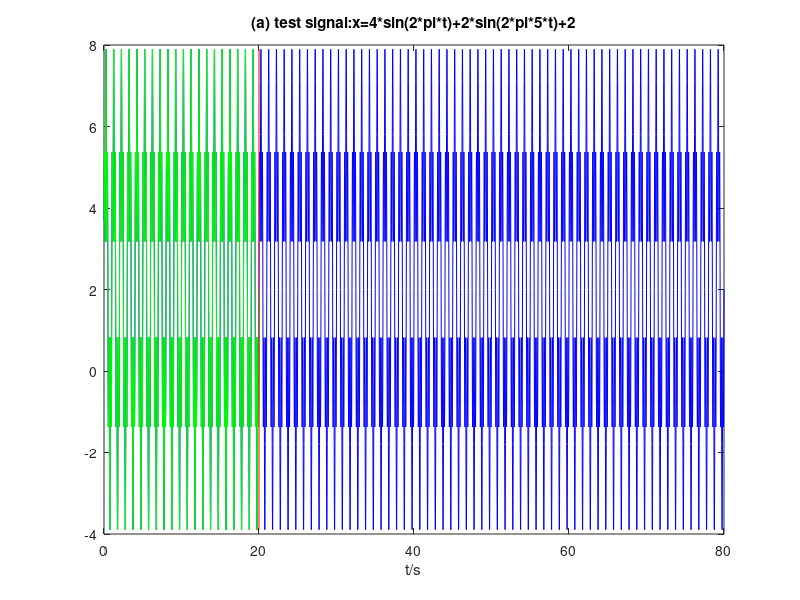
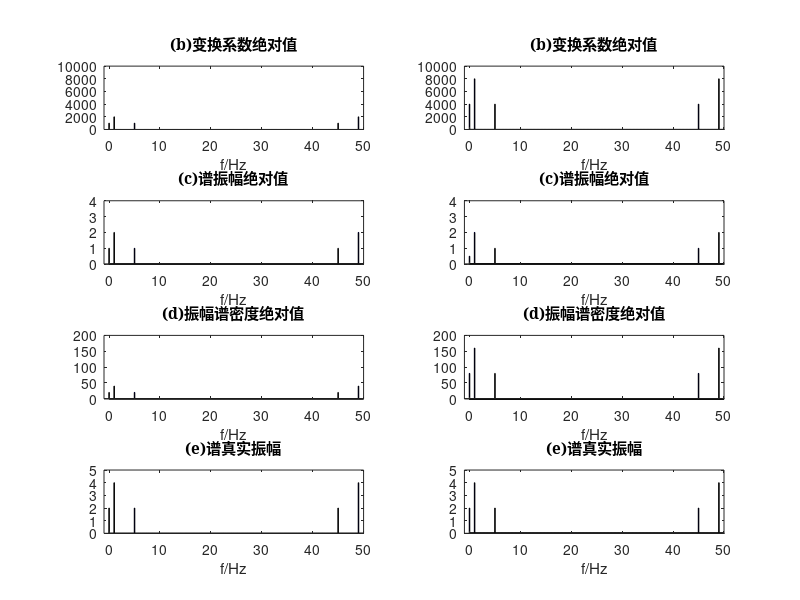

Recreate these plots in MATLAB, in order. (Note: this script raises an error after producing the figures.)
%M02_06_fft_abs.m计算时间序列的DFT绝对值
%  按时间窗归一化的傅里叶谱振幅绝对值
%  傅里叶振幅谱密度绝对值
%  傅里叶谱的真振幅

clearvars
%--使用持续的周期信号x(t)=3*sin(2*pi*t)+1.5*sin(2*pi*5*t)+2--------------------
inv         = 0.02;                             %采样频率
shoLen      = 1000;                             %短数据长度
shoSeq      = inv*(1:shoLen);
shoDat      = 4*sin(2*pi*shoSeq)+2*sin(2*pi*5*shoSeq)+2;   %???为什么不使用3*sin(2*pi*t)+1.5*sin(2*pi*5*t)+2???
lonLen      = 4000;                             %长数据长度
lonSeq      = inv*(1:lonLen);
lonDat      = 4*sin(2*pi*lonSeq)+2*sin(2*pi*5*lonSeq)+2;
%--绘制生成波形-------------------------
scrsz = get(groot,'ScreenSize');
figure('Position',[scrsz(3)/3 scrsz(4)/2 scrsz(3)/2 scrsz(4)/4])
%???按书中说前1000个点，后面4000个点，（1000+4000）× 0.02=100s，不应该是80s的时间长,第二章P20???

%长80s绘图
plot(lonSeq(1:lonLen),lonDat(1:lonLen),'b')
hold on
plot(shoSeq(1:shoLen),shoDat(1:shoLen),'g')
hold on
plot([inv*shoLen,inv*shoLen],[max([shoDat,lonDat]),min([shoDat,lonDat])],'r')
%长100s绘图
% plot(shoSeq(1:shoLen),shoDat(1:shoLen),'g')
% hold on
% plot(lonSeq(1:lonLen)+max(shoSeq),lonDat(1:lonLen),'b')
% hold on
% plot([inv*shoLen,inv*shoLen],[max([shoDat,lonDat]),min([shoDat,lonDat])],'r')
xlabel('t/s')
title('(a) test signal:x=4*sin(2*pi*t)+2*sin(2*pi*5*t)+2')

%--计算特征值----------------------------------------------------------------
shoDf=1/(shoLen*inv);                   %???为什么横坐标这么计算???
shoF=shoDf*(1:shoLen)-shoDf;
lonDf=1/(lonLen*inv);
lonF=lonDf*(1:lonLen)-lonDf;

%--计算变换系数绝对值--------------------
shoFft=fft(shoDat);
shoDftAbs=abs(shoFft);
shoDftAbs(1)=shoDftAbs(1)/2;            %???为什么第一个值要取一半值???
lonFft=fft(lonDat);
lonDftAbs=abs(lonFft);
lonDftAbs(1)=lonDftAbs(1)/2;
%--计算谱振幅绝对值----------------------
shoFnAbs=abs(shoFft/shoLen);
shoFnAbs(1)=shoFnAbs(1)/2;              
lonFnAbs=abs(lonFft/lonLen);
lonFnAbs(1)=shoFnAbs(1)/2;
%--计算振幅谱密度绝对值-------------------
shofndAbs=abs(inv*shoFft);
shofndAbs(1)=shofndAbs(1)/2;
lonFndAbs=abs(inv*lonFft);
lonFndAbs(1)=lonFndAbs(1)/2;
%--计算谱真实振幅------------------------
shoReaAmp=2*abs(shoFft)/shoLen;
shoReaAmp(1)=shoReaAmp(1)/2;
lonReaAmp=2*abs(lonFft)/lonLen;
lonReaAmp(1)=lonReaAmp(1)/2;

%--绘制计算结果--------------------------
scrsz = get(groot,'ScreenSize');
figure('Position',[scrsz(3)/3 scrsz(4)/2 scrsz(3)/2 scrsz(4)/2])
subplot(421)
bar(shoF(1:shoLen),shoDftAbs(1:shoLen),2,'b')
axis([-1 shoDf*shoLen 0 10000])
title('(b)变换系数绝对值','FontName','SimSun')
xlabel('f/Hz')

subplot(422)
bar(lonF(1:lonLen),lonDftAbs(1:lonLen),8,'b')
axis([-1 lonDf*lonLen 0 10000])
title('(b)变换系数绝对值','FontName','SimSun')
xlabel('f/Hz')

subplot(423)
bar(shoF(1:shoLen),shoFnAbs(1:shoLen),2,'b')
axis([-1 shoDf*shoLen 0 4])
title('(c)谱振幅绝对值','FontName','SimSun')
xlabel('f/Hz')

subplot(424)
bar(lonF(1:lonLen),lonFnAbs(1:lonLen),8,'b')
axis([-1 lonDf*lonLen 0 4])
title('(c)谱振幅绝对值','FontName','SimSun')
xlabel('f/Hz')

subplot(425)
bar(shoF(1:shoLen),shofndAbs(1:shoLen),2,'b')
axis([-1 shoDf*shoLen 0 200])
title('(d)振幅谱密度绝对值','FontName','SimSun')
xlabel('f/Hz')

subplot(426)
bar(lonF(1:lonLen),lonFndAbs(1:lonLen),8,'b')
axis([-1 lonDf*lonLen 0 200])
title('(d)振幅谱密度绝对值','FontName','SimSun')
xlabel('f/Hz')

subplot(427)
bar(shoF(1:shoLen),shoReaAmp(1:shoLen),2,'b')
axis([-1 shoDf*shoLen 0 5])
title('(e)谱真实振幅','FontName','SimSun')
xlabel('f/Hz')

subplot(428)
bar(lonF(1:lonLen),lonReaAmp(1:lonLen),8,'b')
axis([-1 lonDf*lonLen 0 5])
title('(e)谱真实振幅','FontName','SimSun')
xlabel('f/Hz')

%--使用地震记录波形-----------------------------------------------------------
load('M02_04_dalianE1.txt');                       %读入一道波形数据
lonDat      =M02_04_dalianE1(2501:lonLen+2500);
shoDat      =M02_04_dalianE1(2501:shoLen+2500);
lonLen      = 16000;
shoLen      = 8000;
inv         = 0.02;                                %采样频率
shoSeq      = inv*(1:shoLen);
lonSeq      = inv*(1:lonLen);
%--绘制生成波形-------------------------
scrsz = get(groot,'ScreenSize');
figure('Position',[scrsz(3)/3 scrsz(4)/2 scrsz(3)/2 scrsz(4)/4])

plot(lonSeq(1:lonLen),lonDat(1:lonLen),'b')
hold on
plot(shoSeq(1:shoLen),shoDat(1:shoLen),'g')
hold on
plot([inv*shoLen,inv*shoLen],[max(lonDat),min(lonDat)],'r')
xlabel('t/s')
title('(a) test signal:x=M02-04-dalianE1(2501:N+2500)')

%--计算特征值----------------------------------------------------------------
shoDf=1/(shoLen*inv);
shoF=shoDf*(1:shoLen)-shoDf;
lonDf=1/(lonLen*inv);
lonF=lonDf*(1:lonLen)-lonDf;

%--计算变换系数绝对值--------------------
shoFft=fft(shoDat);
shoDftAbs=abs(shoFft);
shoDftAbs(1)=shoDftAbs(1)/2;
lonFft=fft(lonDat);
lonDftAbs=abs(lonFft);
lonDftAbs(1)=lonDftAbs(1)/2;
%--计算谱振幅绝对值----------------------
shoFnAbs=abs(shoFft/shoLen);
shoFnAbs(1)=shoFnAbs(1)/2;
lonFnAbs=abs(lonFft/lonLen);
lonFnAbs(1)=lonFnAbs(1)/2;
%--计算振幅谱密度绝对值-------------------
shofndAbs=abs(inv*shoFft);
shofndAbs(1)=shofndAbs(1)/2;
lonFndAbs=abs(inv*lonFft);
lonFndAbs(1)=lonFndAbs(1)/2;
%--计算谱真实振幅------------------------
shoReaAmp=2*abs(shoFft)/shoLen;
shoReaAmp(1)=shoReaAmp(1)/2;
lonReaAmp=2*abs(lonFft)/lonLen;
lonReaAmp(1)=lonReaAmp(1)/2;

%--绘制计算结果--------------------------
scrsz = get(groot,'ScreenSize');
figure('Position',[scrsz(3)/3 scrsz(4)/2 scrsz(3)/2 scrsz(4)/2])

subplot(421)
bar(shoF(1:shoLen),shoDftAbs(1:shoLen),2)
axis([-1 shoDf*shoLen 0 8000000])
title('(b)变换系数绝对值','FontName','SimSun')
xlabel('f/Hz')

subplot(422)
bar(lonF(1:lonLen),lonDftAbs(1:lonLen),2)
axis([-1 lonDf*lonLen 0 8000000])
title('(b)变换系数绝对值','FontName','SimSun')
xlabel('f/Hz')

subplot(423)
bar(shoF(1:shoLen),shoFnAbs(1:shoLen),2)
axis([-1 shoDf*shoLen 0 1200])
title('(c)谱振幅绝对值','FontName','SimSun')
xlabel('f/Hz')

subplot(424)
bar(lonF(1:lonLen),lonFnAbs(1:lonLen),2)
axis([-1 lonDf*lonLen 0 1200])
title('(c)谱振幅绝对值','FontName','SimSun')
xlabel('f/Hz')

subplot(425)
bar(shoF(1:shoLen),shofndAbs(1:shoLen),2)
axis([-1 shoDf*shoLen 0 200000])
title('(d)振幅谱密度绝对值','FontName','SimSun')
xlabel('f/Hz')

subplot(426)
bar(lonF(1:lonLen),lonFndAbs(1:lonLen),2)
axis([-1 lonDf*lonLen 0 200000])
title('(d)振幅谱密度绝对值','FontName','SimSun')
xlabel('f/Hz')

subplot(427)
bar(shoF(1:shoLen),shoReaAmp(1:shoLen),2)
axis([-1 shoDf*shoLen 0 1500])
title('(e)谱真实振幅','FontName','SimSun')
xlabel('f/Hz')

subplot(428)
bar(lonF(1:lonLen),lonReaAmp(1:lonLen),2)
axis([-1 lonDf*lonLen 0 1500])
title('(e)谱真实振幅','FontName','SimSun')
xlabel('f/Hz')
